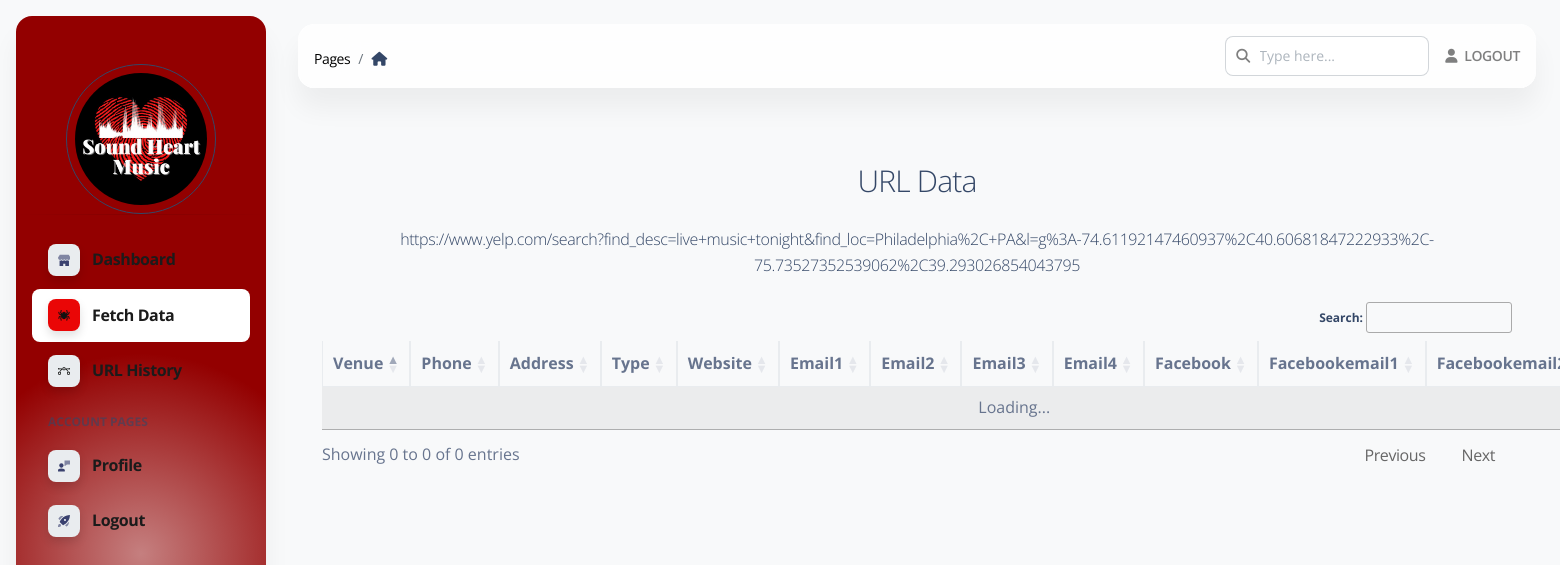
The page /url/view/5 (signed in) on the database as committed earlier.
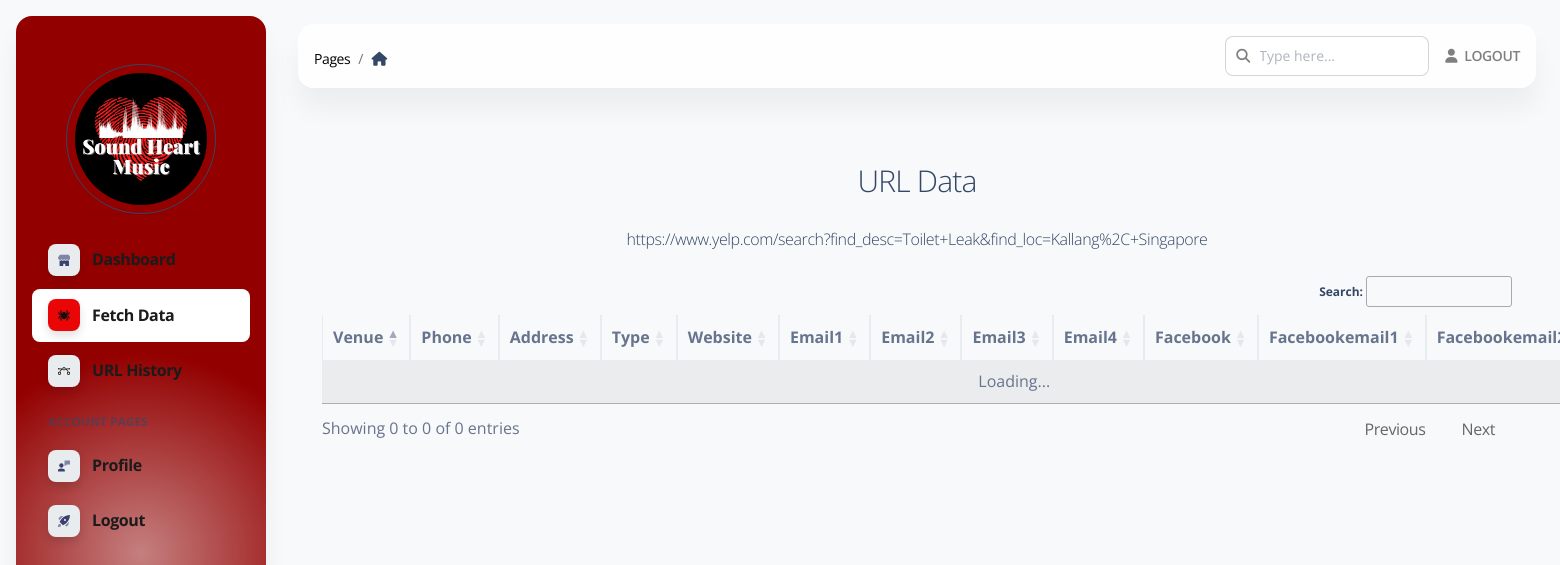
The same page on the database as committed later.
### apps/models.py (models this page shows)
class Yelpurl(db.Model):
    id = db.Column(db.Integer, primary_key=True)
    name = db.Column(db.String(254))
    product_url = db.Column(db.String(254))
    userid = db.Column(db.String(254))
    state = db.Column(db.String(20))

### apps/home/routes.py (the view)
@blueprint.route('/url/view/<int:id>', methods=['GET', 'POST'])
@login_required
def url_view(id):
    page_data = get_page_data()
    yelpurl = Yelpurl.query.get(id)
    print(yelpurl)
    return render_template('home/view_url_data.html', segment='url', API_GENERATOR=len(API_GENERATOR),
                           page_data=page_data,
                           current_url=yelpurl
                           )

### apps/__init__.py (called while the page is built)
def configure_database(app):
    @app.before_first_request
    def initialize_database():
        try:
            db.create_all()
        except Exception as e:
            print('> Error: DBMS Exception: ' + str(e) )
            basedir = os.path.abspath(os.path.dirname(__file__))
            app.config['SQLALCHEMY_DATABASE_URI'] = SQLALCHEMY_DATABASE_URI = 'sqlite:///' + os.path.join(basedir, 'db.sqlite3')
            print('> Fallback to SQLite ')
            db.create_all()
    @app.teardown_request
    def shutdown_session(exception=None):
        db.session.remove()

### apps/authentication/models.py (called while the page is built)
@login_manager.user_loader
def user_loader(id):
    return Users.query.filter_by(id=id).first()

### apps/home/routes.py (called while the page is built)
def get_all_filters():
    user_urls = Yelpurl.query.filter_by(userid=current_user.id).all()
    return user_urls

def get_all_notifications():
    user_urls = Yelpurl.query.filter_by(userid=current_user.id).all()
    return user_urls

def get_page_data():
    data_filter = get_all_filters()
    data_noti = get_all_notifications()
    page_data = {
        'total_filters': len(data_filter),
        'total_noti': len(data_noti)
    }
    return page_data

### apps/templates/home/view_url_data.html (shortened to what this page needs)
{% extends 'layouts/base.html' %}
{% block stylesheets %}
    <link rel="stylesheet" href="https://cdn.datatables.net/1.13.6/css/jquery.dataTables.min.css">
    <link rel="stylesheet" href="https://cdn.datatables.net/1.13.4/css/dataTables.bootstrap.min.css">
    <link rel="stylesheet" href="https://cdn.datatables.net/fixedheader/3.3.2/css/fixedHeader.bootstrap.min.css">
    <link rel="stylesheet" href="https://cdn.datatables.net/responsive/2.4.1/css/responsive.bootstrap.min.css">
    <link rel="stylesheet" href="https://cdn.datatables.net/buttons/2.4.1/css/buttons.bootstrap5.min.css">
{% endblock stylesheets %}
{% block content %}
    <div class="container-fluid py-4">
        <div class="container mt-5">
            <div class="card-header"><h3 class="text-center font-weight-light my-4">URL Data</h3></div>
            <p class="text-center font-weight-light my-4"><a
                    href="{{ current_url.product_url }}">{{ current_url.product_url }}</a></p>
            <div class="card-body">
                <table style="width:100%" id="filtersTable" class="table table-striped table-bordered nowrap">
                    <thead>
                    <tr>
                        <th>venue</th>
                        <th>phone</th>
                        <th>address</th>
                        <th>type</th>
                        <th>website</th>
                        <th>email1</th>
                        <th>email2</th>
                        <th>email3</th>
                        <th>email4</th>
                        <th>facebook</th>
                        <th>facebookemail1</th>
                        <th>facebookemail2</th>
                    </tr>
                    </thead>
                    <tbody>
                    </tbody>
                </table>
            </div>
        </div>
        {% include "includes/footer.html" %}
    </div>
{% endblock content %}

### apps/templates/layouts/base.html (shortened to what this page needs)
<!DOCTYPE html>
<html lang="en">
<head>
    <link href="{{ config.ASSETS_ROOT }}/css/nucleo-icons.css" rel="stylesheet"/>
    <link href="{{ config.ASSETS_ROOT }}/css/nucleo-svg.css" rel="stylesheet"/>
    <link href="{{ config.ASSETS_ROOT }}/css/nucleo-svg.css" rel="stylesheet"/>
    <link id="pagestyle" href="{{ config.ASSETS_ROOT }}/css/soft-ui-dashboard.css?v=1.0.6" rel="stylesheet"/>
    <link id="pagestyle_dark" href="{{ config.ASSETS_ROOT }}/css/dark-theme-core.css" rel="stylesheet"/>
    {% block stylesheets %}{% endblock stylesheets %}
</head>
<body class="g-sidenav-show  bg-gray-100">
{% include "includes/sidebar.html" %}
<main class="main-content position-relative max-height-vh-100 h-100 border-radius-lg ">
    {% include "includes/navigation.html" %}
    {% block content %}{% endblock content %}
</main>
</body>
</html>

### apps/templates/includes/sidebar.html (shortened to what this page needs)
<aside style="background-image: radial-gradient(200px circle at 50% 70%, rgb(139 0 0 / 50%) 0, #930000 100%)"
       class="sidenav navbar navbar-vertical navbar-expand-xs border-0 border-radius-xl my-3 fixed-start ms-3 ps bg-white" id="sidenav-main" data-color="danger">
    <div class="d-flex justify-content-center align-items-center mt-5">
        <div class="rounded-circle border border-dark p-2" style="width: 150px; height: 150px;">
            <img src="{{ config.ASSETS_ROOT }}/img/logo.jpeg" alt="main_logo" class="w-100 h-100 rounded-circle">
        </div>
    </div>
    <hr class="horizontal dark mt-0">
    <div class="collapse navbar-collapse  w-auto " id="sidenav-collapse-main">
        <ul  class="navbar-nav">
            <li  class="nav-item">
                <a style="color:#1b1b1b !important;font-size: 16px;font-weight: bold;" class="text-bold nav-link {% if 'index' in segment %} active {% endif %}" href="/home">
                    <div class="icon icon-shape icon-sm shadow border-radius-md bg-white text-center me-2 d-flex align-items-center justify-content-center">
                    </div>
                    <span class="nav-link-text ms-1">Dashboard</span>
                </a>
            </li>
            <li  class="nav-item">
                <a style="color:#1b1b1b !important;font-size: 16px;font-weight: bold;" class="nav-link {% if 'url' in segment %} active {% endif %}" href="/url">
                    <div class="icon icon-shape icon-sm shadow border-radius-md bg-white text-center me-2 d-flex align-items-center justify-content-center">
                    </div>
                    <span class="nav-link-text ms-1">Fetch Data </span>
                </a>
            </li>
            <li class="nav-item">
                <a style="color:#1b1b1b !important;font-size: 16px;font-weight: bold;" class="nav-link {% if 'history' in segment %} active {% endif %}" href="/history">
                    <div class="icon icon-shape icon-sm shadow border-radius-md bg-white text-center me-2 d-flex align-items-center justify-content-center">
                    </div>
                    <span class="nav-link-text ms-1">URL History</span>
                </a>
            </li>
            <li class="nav-item mt-3">
                <h6 class="ps-4 ms-2 text-uppercase text-xs font-weight-bolder opacity-6">Account pages</h6>
            </li>
            <li class="nav-item">
                <a style="color:#1b1b1b !important;font-size: 16px;font-weight: bold;" class="nav-link {% if 'profile' in segment %} active {% endif %}" href="/profile">
                    <div class="icon icon-shape icon-sm shadow border-radius-md bg-white text-center me-2 d-flex align-items-center justify-content-center">
                    </div>
                    <span class="nav-link-text ms-1">Profile</span>
                </a>
            </li>
            <li class="nav-item">
                <a style="color:#1b1b1b !important;font-size: 16px;font-weight: bold;" class="nav-link  " href="{{ url_for('authentication_blueprint.logout') }}">
                    <div class="icon icon-shape icon-sm shadow border-radius-md bg-white text-center me-2 d-flex align-items-center justify-content-center">
                    </div>
                    <span class="nav-link-text ms-1">Logout</span>
                </a>
            </li>
        </ul>
    </div>
</aside>

### apps/templates/includes/navigation.html (shortened to what this page needs)
<nav style="opacity: 1 !important;" class="navbar  navbar-main navbar-expand-lg px-0 mx-4 shadow-none border-radius-xl position-sticky blur shadow-blur mt-4 left-auto top-1 z-index-sticky"
     id="navbarBlur" navbar-scroll="true">
    <div class="container-fluid py-1 px-3">
        <nav aria-label="breadcrumb">
            <ol  class="breadcrumb bg-transparent mb-0 pb-0 pt-1 px-0 me-sm-6 me-5">
                <li  class="breadcrumb-item text-sm"><a style="color: black !important; opacity: 1 !important;" class="opacity-5 text-dark" href="javascript:;">Pages</a></li>
                <li class="breadcrumb-item text-sm text-dark active" aria-current="page">
                    <i class="fa fa-home me-1"></i>
                </li>
            </ol>
        </nav>
        <div class="collapse navbar-collapse mt-sm-0 mt-2 me-md-0 me-sm-4" id="navbar">
            <div class="ms-md-auto pe-md-3 d-flex align-items-center">
                <div class="input-group">
                    <span class="input-group-text text-body text-bold text-black-50"><i class="fas fa-search" aria-hidden="true"></i></span>
                    <input type="text" class="form-control" placeholder="Type here...">
                </div>
            </div>
            <ul class="navbar-nav  justify-content-end">
                <li class="nav-item d-flex align-items-center">
                    <a href="{{ url_for('authentication_blueprint.logout') }}"
                       class="nav-link text-body font-weight-bold px-0">
                        <i class="fa fa-user me-sm-1 text-bold text-black-50"></i>
                        <span class="d-sm-inline d-none text-bold text-black-50">LOGOUT</span>
                    </a>
                </li>
            </ul>
        </div>
    </div>
</nav>

### apps/templates/includes/footer.html (shortened to what this page needs)
<footer class="footer pt-3  ">
  </footer>

### apps/static/assets/css/nucleo-svg.css (style rules this page uses)
.icon { display: inline-block; color: #111111; height: 1em; width: 1em; }
.icon-sm { height: 0.8em; width: 0.8em; }
.icon { fill: currentColor; stroke: none; }

### apps/static/assets/css/dark-theme-core.css (style rules this page uses)
body { transition: background-color 200ms ease-in; }

Rows that differ between the two databases and show on the page:
changed Yelpurl: product_url "https://www.yelp.com/search?find_desc=live+music+tonight&find_loc=Philadelphia%2C+PA&l=g%3A-74.61192147460937%2C40.60681847222933%2C-75.73527352539062%2C39.293026854043795" → "https://www.yelp.com/search?find_desc=Toilet+Leak&find_loc=Kallang%2C+Singapore"
